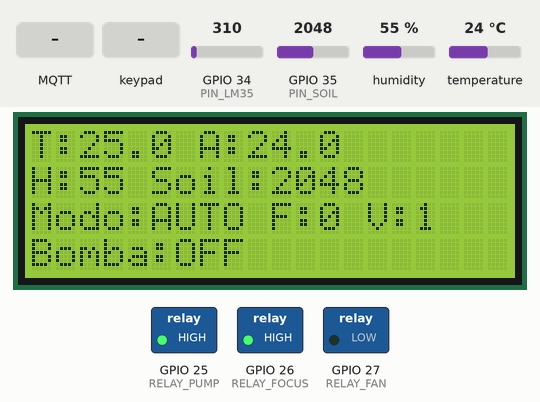
A program run on a simulated ESP32. Shown: 20×4 character LCD, switched loads named in the program (green lamp = pin HIGH). The test bench sets the inputs (shaded band); at power-on: GPIO 34 (PIN_LM35) = 310, GPIO 35 (PIN_SOIL) = 2048, humidity 55 %, temperature 24 °C (analog values on the 0–4095 scale). WiFi joins after 1.5 s; servers stay silent unless stated; random numbers use the default seed unless the program sets one; no MQTT or app messages arrive unless stated; what the program prints to the serial monitor is not drawn.

Above: at 3.9 s.
4.0 s: MQTT message "ON" arrives on the first subscribed topic
At 4.4 s:
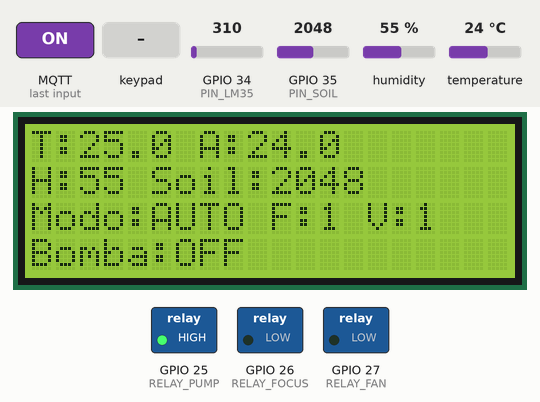
6.3 s: key 'A' pressed
At 7.2 s:
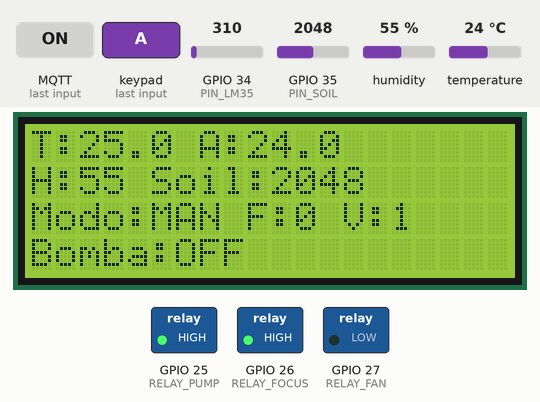
8.3 s: MQTT message "1" arrives on the third subscribed topic
At 9.7 s:
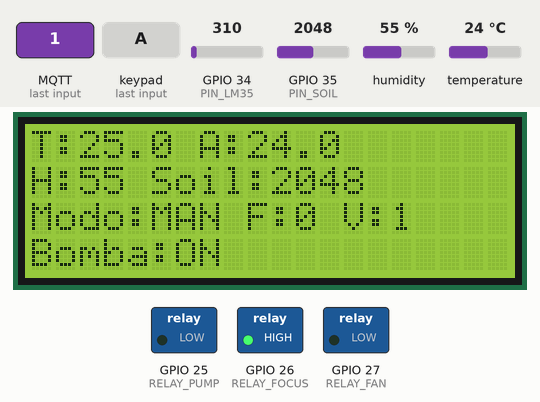
10.0 s: MQTT message "foco" arrives on the second subscribed topic
At 11.1 s:
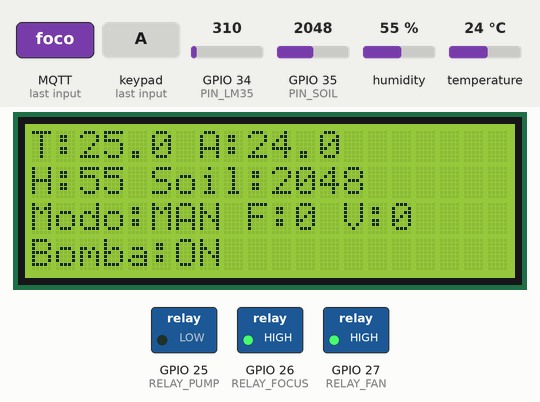
11.7 s: keypad keys 2 3 1 9 1 8 1 3 A pressed 0.4 s apart
At 15.7 s:
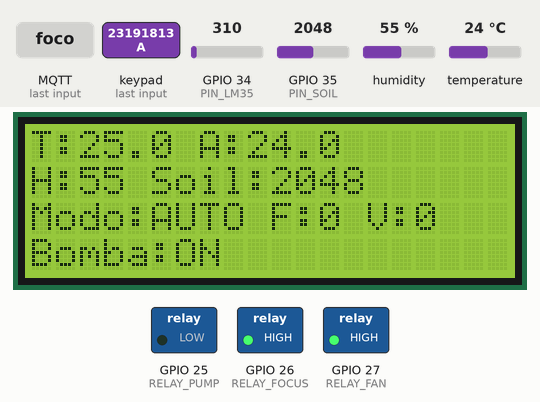
17.4 s: GPIO 34 (PIN_LM35) set to 271
At 20.2 s:
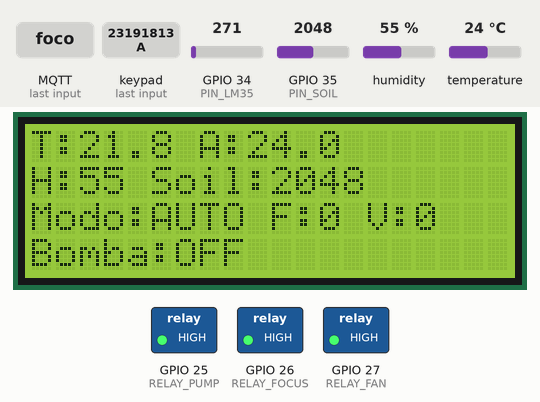
Timing chart, 0 to 21.6 s (numbered marks = the images above; inputs shaded):
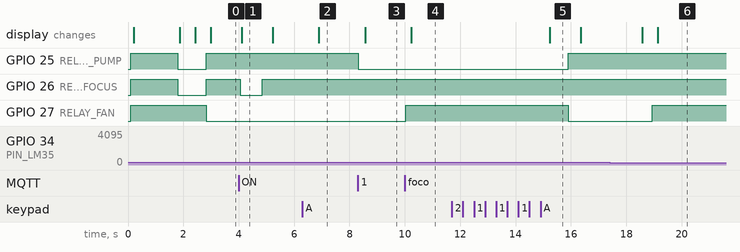

The program:

main.cpp
```cpp
/*
  medidor_invernadero_esp32_adafruitio
  Adaptado para Adafruit IO Cloud
*/

#include <Arduino.h>
#include <WiFi.h>
#include <WiFiClientSecure.h>
#include <PubSubClient.h>
#include <WebServer.h>
#include <WebSocketsServer.h>
#include <DHT.h>
#include <LiquidCrystal_I2C.h>
#include <Keypad.h>
#include <ArduinoJson.h>

// ==================== CONFIGURACIÓN ADAFRUIT IO ====================
// ---- WiFi Credentials ----
const char* WIFI_SSID = "TU_SSID7";
const char* WIFI_PASSWORD = "TU_PASSWORD";

// ---- Adafruit IO Config ----
const char* AIO_SERVER = "io.adafruit.com";      // Servidor de Adafruit IO
const int AIO_PORT = 1883;                       // Puerto MQTT (1883 sin SSL)
// Si quieres SSL, usa puerto 8883 y WiFiClientSecure
const char* AIO_USERNAME = "a22300913";           // Tu username de Adafruit IO
const char* AIO_KEY = "aio_Wzne23dFqt06K9VlBP4UreFSlbf6"; // Tu Active Key

// ---- Adafruit IO Feeds (Topics) ----
// Formato: username/feeds/feed_name
const char* FEED_TEMP_LM35 = "a22300913/feeds/temp-lm35";
const char* FEED_TEMP_AMB = "a22300913/feeds/temp-amb";
const char* FEED_HUM_AMB = "a22300913/feeds/hum-amb";
const char* FEED_SOIL = "a22300913/feeds/soil-moisture";
const char* FEED_FOCO = "a22300913/feeds/foco";
const char* FEED_VENT = "a22300913/feeds/ventilador";
const char* FEED_BOMBA = "a22300913/feeds/bomba";
const char* FEED_MODO = "a22300913/feeds/modo-auto";

// Topics para suscribirse (control)
const char* SUB_FOCO = "a22300913/feeds/foco";
const char* SUB_VENT = "a22300913/feeds/ventilador";
const char* SUB_BOMBA = "a22300913/feeds/bomba";

// ==================== CONFIGURACIÓN DE HARDWARE ====================
// Pines
#define PIN_LM35 34
#define PIN_SOIL 35
#define PIN_DHT  15
#define RELAY_FOCUS  26
#define RELAY_FAN    27
#define RELAY_PUMP   25

// I2C LCD
#define LCD_ADDR 0x27
LiquidCrystal_I2C lcd(LCD_ADDR, 20, 4);

// Keypad
const byte ROWS = 4;
const byte COLS = 4;
byte rowPins[ROWS] = {32, 33, 14, 12};
byte colPins[COLS] = {23, 19, 18, 13};
char keys[ROWS][COLS] = {
  {'*', '7', '4', '1'},    // Fila 1 (pin 32)
  {'0', '8', '5', '2'},    // Fila 2 (pin 33)
  {'#', '9', '6', '3'},    // Fila 3 (pin 14)
  {'D', 'C', 'B', 'A'}     // Fila 4 (pin 12)
};
Keypad keypad = Keypad(makeKeymap(keys), rowPins, colPins, ROWS, COLS);

// DHT
#define DHTTYPE DHT11
DHT dht(PIN_DHT, DHTTYPE);

// ==================== VARIABLES GLOBALES ====================
portMUX_TYPE mux = portMUX_INITIALIZER_UNLOCKED;
volatile float measured_temp = 0.0;
volatile float measured_temp_amb = 0.0;
volatile float measured_hum = 0.0;
volatile int measured_soil = 0;

volatile bool foco_on = false;
volatile bool fan_on = false;
volatile bool pump_on = false;
volatile bool modo_automatico = true;

volatile unsigned long foco_on_ts = 0;
volatile unsigned long fan_on_ts = 0;
volatile unsigned long pump_on_ts = 0;

// Umbrales para control automático
float temp_min = 20.0;
float temp_max = 24.0;
float temp_hysteresis = 0.5;
int soil_threshold_low = 400;
int soil_threshold_high = 2000;

// ==================== OBJETOS NETWORK ====================
WiFiClient wifiClient;  // Para puerto 1883 (sin SSL)
// Para SSL (puerto 8883), usa:
// WiFiClientSecure wifiClient;
PubSubClient mqttClient(wifiClient);
WebServer server(80);
WebSocketsServer webSocket = WebSocketsServer(81);

// ==================== PROTOTIPOS DE FUNCIONES ====================
void sensorsTask(void* pvParameters);
void controlTask(void* pvParameters);
void webTask(void* pvParameters);
void lcdKeypadTask(void* pvParameters);
void cloudTask(void* pvParameters);

float readLM35_C();
int readSoilADC();
void updateActuatorState(String device, bool state);
String getSystemJSON();
void notifyAllClients();
void imprimirEstadoLCD();

// Funciones Adafruit IO
void aioConnect();
void aioCallback(char* topic, byte* payload, unsigned int length);
void publishToAIO();
bool aioPublish(const char* feed, const char* value);
bool aioPublish(const char* feed, float value);
bool aioPublish(const char* feed, int value);
bool aioPublish(const char* feed, bool value);

// ==================== FUNCIONES AUXILIARES ====================
float readLM35_C() {
  int raw = analogRead(PIN_LM35);
  float voltage = raw * 3.3 / 4095.0;
  return voltage * 100.0;  // LM35: 10mV por °C
}

int readSoilADC() {
  return analogRead(PIN_SOIL);  // 0-4095
}

void updateActuatorState(String device, bool state) {
  portENTER_CRITICAL(&mux);
  if (device == "foco") {
    foco_on = state;
    // INVERTIR: HIGH = APAGADO, LOW = ENCENDIDO
    digitalWrite(RELAY_FOCUS, state ? LOW : HIGH);
    if (state) foco_on_ts = millis();
  } else if (device == "vent") {
    fan_on = state;
    // INVERTIR: HIGH = APAGADO, LOW = ENCENDIDO
    digitalWrite(RELAY_FAN, state ? LOW : HIGH);
    if (state) fan_on_ts = millis();
  } else if (device == "bomba") {
    pump_on = state;
    // INVERTIR: HIGH = APAGADO, LOW = ENCENDIDO
    digitalWrite(RELAY_PUMP, state ? LOW : HIGH);
    if (state) pump_on_ts = millis();
  }
  portEXIT_CRITICAL(&mux);
  Serial.printf("Actuador %s -> %s\n", device.c_str(), state ? "ON" : "OFF");

  // Publicar cambio de estado en Adafruit IO
  if (mqttClient.connected()) {
    if (device == "foco") aioPublish(FEED_FOCO, state);
    else if (device == "vent") aioPublish(FEED_VENT, state);
    else if (device == "bomba") aioPublish(FEED_BOMBA, state);
  }
}

String getSystemJSON() {
  portENTER_CRITICAL(&mux);
  float t = measured_temp;
  float ta = measured_temp_amb;
  float h = measured_hum;
  int soil = measured_soil;
  bool f = foco_on;
  bool v = fan_on;
  bool p = pump_on;
  bool m = modo_automatico;
  portEXIT_CRITICAL(&mux);

  StaticJsonDocument<256> doc;
  doc["temp_LM35"] = t;
  doc["temp_amb"] = ta;
  doc["hum_amb"] = h;
  doc["soil_adc"] = soil;
  doc["foco"] = f ? 1 : 0;
  doc["vent"] = v ? 1 : 0;
  doc["bomba"] = p ? 1 : 0;
  doc["modo_auto"] = m ? 1 : 0;

  String out;
  serializeJson(doc, out);
  return out;
}

void notifyAllClients() {
  String payload = getSystemJSON();
  webSocket.broadcastTXT(payload);
}

void imprimirEstadoLCD() {
  // Lee variables directamente sin secciones críticas
  float t = measured_temp;
  float ta = measured_temp_amb;
  float h = measured_hum;
  int soil = measured_soil;
  bool f = foco_on;
  bool v = fan_on;
  bool p = pump_on;
  bool m = modo_automatico;

  char buf[21];
  lcd.clear();
  snprintf(buf, sizeof(buf), "T:%.1f A:%.1f", t, ta);
  lcd.setCursor(0, 0);
  lcd.print(buf);
  snprintf(buf, sizeof(buf), "H:%.0f Soil:%4d", h, soil);
  lcd.setCursor(0, 1);
  lcd.print(buf);
  snprintf(buf, sizeof(buf), "Modo:%s F:%d V:%d", m ? "AUTO" : "MAN", f ? 1 : 0, v ? 1 : 0);
  lcd.setCursor(0, 2);
  lcd.print(buf);
  lcd.setCursor(0, 3);
  lcd.print("Bomba:");
  lcd.print(p ? "ON" : "OFF");
}

// ==================== FUNCIONES ADAFRUIT IO ====================
void aioCallback(char* topic, byte* payload, unsigned int length) {
  // Convertir payload a string
  char message[length + 1];
  memcpy(message, payload, length);
  message[length] = '\0';

  Serial.printf("Adafruit IO [%s]: %s\n", topic, message);

  // Determinar qué feed es
  String topicStr = String(topic);
  String valueStr = String(message);

  // Convertir valor a booleano (Adafruit IO envía "ON"/"OFF" o "1"/"0")
  bool state = (valueStr == "1" || valueStr == "ON" || valueStr == "true");

  // Actualizar actuador correspondiente
  if (topicStr.endsWith("/foco")) {
    updateActuatorState("foco", state);
  } else if (topicStr.endsWith("/ventilador")) {
    updateActuatorState("vent", state);
  } else if (topicStr.endsWith("/bomba")) {
    updateActuatorState("bomba", state);
  }
}

bool aioPublish(const char* feed, const char* value) {
  if (mqttClient.connected()) {
    bool success = mqttClient.publish(feed, value);
    if (success) {
      Serial.printf("Publicado en %s: %s\n", feed, value);
    } else {
      Serial.printf("Error publicando en %s\n", feed);
    }
    return success;
  }
  return false;
}

bool aioPublish(const char* feed, float value) {
  char buffer[10];
  snprintf(buffer, sizeof(buffer), "%.2f", value);
  return aioPublish(feed, buffer);
}

bool aioPublish(const char* feed, int value) {
  char buffer[10];
  snprintf(buffer, sizeof(buffer), "%d", value);
  return aioPublish(feed, buffer);
}

bool aioPublish(const char* feed, bool value) {
  return aioPublish(feed, value ? "1" : "0");
}

void publishToAIO() {
  // Obtener valores actuales
  portENTER_CRITICAL(&mux);
  float t = measured_temp;
  float ta = measured_temp_amb;
  float h = measured_hum;
  int soil = measured_soil;
  bool f = foco_on;
  bool v = fan_on;
  bool p = pump_on;
  bool m = modo_automatico;
  portEXIT_CRITICAL(&mux);

  // Publicar todos los datos
  if (mqttClient.connected()) {
    aioPublish(FEED_TEMP_LM35, t);
    delay(50);
    aioPublish(FEED_TEMP_AMB, ta);
    delay(50);
    aioPublish(FEED_HUM_AMB, h);
    delay(50);
    aioPublish(FEED_SOIL, soil);
    delay(50);
    aioPublish(FEED_FOCO, f);
    delay(50);
    aioPublish(FEED_VENT, v);
    delay(50);
    aioPublish(FEED_BOMBA, p);
    delay(50);
    aioPublish(FEED_MODO, m);

    Serial.println("✅ Datos enviados a Adafruit IO");
  }
}

void aioConnect() {
  Serial.println("=== Conectando a Adafruit IO ===");

  // Configurar servidor MQTT
  mqttClient.setServer(AIO_SERVER, AIO_PORT);
  Serial.printf("Servidor: %s:%d\n", AIO_SERVER, AIO_PORT);
  Serial.printf("Usuario: %s\n", AIO_USERNAME);

  // Crear Client ID único
  String clientId = "ESP32-Invernadero-" + String(random(0xffff), HEX);

  if (mqttClient.connect(clientId.c_str(), AIO_USERNAME, AIO_KEY)) {
    Serial.println("✅ Conectado a Adafruit IO!");

    // Suscribirse a feeds de control
    if (mqttClient.subscribe(SUB_FOCO)) {
      Serial.println("✅ Suscrito a: foco");
    }
    if (mqttClient.subscribe(SUB_VENT)) {
      Serial.println("✅ Suscrito a: ventilador");
    }
    if (mqttClient.subscribe(SUB_BOMBA)) {
      Serial.println("✅ Suscrito a: bomba");
    }

    Serial.println("Listo para enviar/recepcionar datos");
  } else {
    Serial.print("❌ Error de conexión Adafruit IO: ");
    int state = mqttClient.state();
    Serial.println(state);

    // Mostrar error específico
    switch(state) {
      case -4: Serial.println("MQTT_CONNECTION_TIMEOUT"); break;
      case -3: Serial.println("MQTT_CONNECTION_LOST"); break;
      case -2: Serial.println("MQTT_CONNECT_FAILED"); break;
      case -1: Serial.println("MQTT_DISCONNECTED"); break;
      case 1: Serial.println("MQTT_CONNECT_BAD_PROTOCOL"); break;
      case 2: Serial.println("MQTT_CONNECT_BAD_CLIENT_ID"); break;
      case 3: Serial.println("MQTT_CONNECT_UNAVAILABLE"); break;
      case 4: Serial.println("MQTT_CONNECT_BAD_CREDENTIALS"); break;
      case 5: Serial.println("MQTT_CONNECT_UNAUTHORIZED"); break;
    }
  }
}

// ==================== TAREAS FreeRTOS MODIFICADAS ====================
void sensorsTask(void* pvParameters) {
  (void)pvParameters;
  while (1) {
    float t = readLM35_C();
    float h = dht.readHumidity();
    float ta = dht.readTemperature();
    int soil = readSoilADC();

    portENTER_CRITICAL(&mux);
    measured_temp = t;
    if (!isnan(h)) measured_hum = h;
    if (!isnan(ta)) measured_temp_amb = ta;
    measured_soil = soil;
    portEXIT_CRITICAL(&mux);

    vTaskDelay(pdMS_TO_TICKS(2000));
  }
}

void controlTask(void* pvParameters) {
  (void)pvParameters;
  while (1) {
    portENTER_CRITICAL(&mux);
    float temp = measured_temp;
    int soil = measured_soil;
    portEXIT_CRITICAL(&mux);

    if (modo_automatico) {
      if (temp < (temp_min - temp_hysteresis)) {
        updateActuatorState("foco", true);
        updateActuatorState("vent", false);
      } else if (temp > (temp_max + temp_hysteresis)) {
        updateActuatorState("vent", true);
        updateActuatorState("foco", false);
      } else {
        updateActuatorState("vent", false);
        updateActuatorState("foco", false);
      }

      if (soil <= soil_threshold_low) updateActuatorState("bomba", true);
      else if (soil >= soil_threshold_high) updateActuatorState("bomba", false);
    }

    unsigned long now = millis();
    if (foco_on && (now - foco_on_ts > 5UL * 60UL * 1000UL)) updateActuatorState("foco", false);
    if (fan_on && (now - fan_on_ts > 5UL * 60UL * 1000UL)) updateActuatorState("vent", false);
    if (pump_on && (now - pump_on_ts > 10UL * 60UL * 1000UL)) updateActuatorState("bomba", false);

    vTaskDelay(pdMS_TO_TICKS(1000));
  }
}

void webTask(void* pvParameters) {
  (void)pvParameters;
  unsigned long lastBroadcast = 0;
  const unsigned long interval = 1000;
  while (1) {
    server.handleClient();
    webSocket.loop();
    unsigned long now = millis();
    if (now - lastBroadcast >= interval) {
      notifyAllClients();
      lastBroadcast = now;
    }
    vTaskDelay(pdMS_TO_TICKS(20));
  }
}

void lcdKeypadTask(void* pvParameters) {
  (void)pvParameters;
  unsigned long lastUpdate = 0;
  bool lcdInitialized = false;

  // Intentar inicializar LCD varias veces
  for (int i = 0; i < 3 && !lcdInitialized; i++) {
    Wire.beginTransmission(LCD_ADDR);
    if (Wire.endTransmission() == 0) {
      lcdInitialized = true;
      Serial.println("LCD inicializado correctamente");
    } else {
      Serial.println("Error inicializando LCD, reintentando...");
      vTaskDelay(pdMS_TO_TICKS(1000));
    }
  }

  if (!lcdInitialized) {
    Serial.println("LCD no responde, continuando sin LCD");
  }

  while (1) {
    char key = keypad.getKey();
    if (key) {
      if (key == 'A') {
        modo_automatico = !modo_automatico;
        Serial.printf("Modo %s\n", modo_automatico ? "AUTO" : "MAN");
        if (mqttClient.connected()) {
          aioPublish(FEED_MODO, modo_automatico);
        }
      } else if (key == 'B' && !modo_automatico) {
        updateActuatorState("foco", !foco_on);
      } else if (key == 'C' && !modo_automatico) {
        updateActuatorState("vent", !fan_on);
      } else if (key == 'D' && !modo_automatico) {
        updateActuatorState("bomba", !pump_on);
      }
    }

    if (lcdInitialized && millis() - lastUpdate >= 500) {
      imprimirEstadoLCD();
      lastUpdate = millis();
    }

    vTaskDelay(pdMS_TO_TICKS(100));
  }
}

void cloudTask(void* pvParameters) {
  (void)pvParameters;
  unsigned long lastConnectAttempt = 0;
  unsigned long lastPublishTime = 0;
  unsigned long reconnectDelay = 5000;
  const unsigned long PUBLISH_INTERVAL = 60000; // 60 segundos (respetar límites de Adafruit IO)

  while (1) {
    // Manejar conexión MQTT
    if (!mqttClient.connected()) {
      unsigned long now = millis();
      if (now - lastConnectAttempt >= reconnectDelay) {
        Serial.println("Desconectado de Adafruit IO, reconectando...");
        aioConnect();
        lastConnectAttempt = now;
        reconnectDelay = min(60000UL, reconnectDelay * 2UL);
      }
    } else {
      reconnectDelay = 5000;

      // Publicar datos periódicamente
      unsigned long now = millis();
      if (now - lastPublishTime >= PUBLISH_INTERVAL) {
        publishToAIO();
        lastPublishTime = now;
      }
    }

    // Mantener conexión MQTT activa
    mqttClient.loop();
    vTaskDelay(pdMS_TO_TICKS(100));
  }
}

// ==================== SETUP MODIFICADO ====================
void setup() {
  Serial.begin(115200);
  delay(100);

  // Inicializar pines de relé
  pinMode(RELAY_FOCUS, OUTPUT);
  pinMode(RELAY_FAN, OUTPUT);
  pinMode(RELAY_PUMP, OUTPUT);
   digitalWrite(RELAY_FOCUS, HIGH);
  digitalWrite(RELAY_FAN, HIGH);
  digitalWrite(RELAY_PUMP, HIGH);

  // Inicializar LCD y DHT
  lcd.init();
  lcd.backlight();
  lcd.clear();
  lcd.setCursor(0, 0);
  lcd.print("Adafruit IO ESP32");
  lcd.setCursor(0, 1);
  lcd.print("Invernadero IoT");
  dht.begin();

  // Configurar ADC
  analogReadResolution(12);
  analogSetPinAttenuation(PIN_LM35, ADC_11db);
  analogSetPinAttenuation(PIN_SOIL, ADC_11db);

  // Conectar WiFi
  Serial.println("====================================");
  Serial.println("   INVERNADERO ESP32 - Adafruit IO  ");
  Serial.println("====================================");

  Serial.printf("Conectando a WiFi: %s\n", WIFI_SSID);
  WiFi.mode(WIFI_STA);
  WiFi.begin(WIFI_SSID, WIFI_PASSWORD);

  unsigned long start = millis();
  while (WiFi.status() != WL_CONNECTED && millis() - start < 15000) {
    Serial.print(".");
    delay(500);
  }

  if (WiFi.status() == WL_CONNECTED) {
    Serial.println();
    Serial.println("✅ WiFi conectado!");
    Serial.print("IP: ");
    Serial.println(WiFi.localIP());
  } else {
    Serial.println();
    Serial.println("❌ Error de conexión WiFi");
    lcd.clear(); //Comentar o descomentar esta linea
    lcd.setCursor(0, 0);
    lcd.print("WiFi fallo!");
  }

  // Configurar endpoints REST
  server.on("/", []() {
    String html = "<!DOCTYPE html><html><head><meta charset='UTF-8'>";
    html += "<meta name='viewport' content='width=device-width, initial-scale=1'>";
    html += "<title>Invernadero ESP32</title>";
    html += "<style>body{font-family:Arial,sans-serif;margin:20px;}</style>";
    html += "</head><body>";
    html += "<h1>🌱 Sistema de Invernadero ESP32</h1>";
    html += "<p>Conectado a Adafruit IO</p>";
    html += "<p><a href='/api/data'>Ver datos JSON</a></p>";
    html += "</body></html>";
    server.send(200, "text/html", html);
  });

  server.on("/api/data", HTTP_GET, []() {
    server.send(200, "application/json", getSystemJSON());
  });

  server.onNotFound([]() {
    server.send(404, "text/plain", "Not found");
  });

  server.begin();

  // Inicializar WebSocket
  webSocket.begin();
  webSocket.onEvent([](uint8_t num, WStype_t type, uint8_t * payload, size_t length) {
    if (type == WStype_TEXT) {
      String message = String((char*)payload);
      StaticJsonDocument<256> doc;
      deserializeJson(doc, message);

      String action = doc["action"];

      if (action == "control") {
        String device = doc["device"];
        bool state = doc["state"];
        updateActuatorState(device, state);
      } else if (action == "config") {
        temp_min = doc["temp_min"];
        temp_max = doc["temp_max"];
        soil_threshold_low = doc["soil_low"];
        soil_threshold_high = doc["soil_high"];
      } else if (action == "setMode") {
        modo_automatico = doc["mode"];
      }

      // Enviar datos actualizados a todos los clientes
      notifyAllClients();
    }
  });

  // Configurar MQTT para Adafruit IO
  mqttClient.setCallback(aioCallback);
  mqttClient.setBufferSize(512);

  // Conectar a Adafruit IO
  aioConnect();

  // Crear tareas FreeRTOS
  xTaskCreatePinnedToCore(sensorsTask, "Sensors", 4096, NULL, 2, NULL, 1);
  xTaskCreatePinnedToCore(controlTask, "Control", 4096, NULL, 2, NULL, 1);
  xTaskCreatePinnedToCore(webTask, "Web", 8192, NULL, 1, NULL, 1);
  xTaskCreatePinnedToCore(lcdKeypadTask, "LCDKey", 4096, NULL, 1, NULL, 1);
  xTaskCreatePinnedToCore(cloudTask, "Cloud", 4096, NULL, 1, NULL, 1);

  lcd.print("Sistema listo");
  lcd.setCursor(0, 1);
  lcd.print("Adafruit IO OK");
  delay(1000);
}

// ==================== LOOP ====================
void loop() {
  vTaskDelay(pdMS_TO_TICKS(1000));
}
```

Measured:
- the behaviour switches between 305 and 304 on GPIO 34 (PIN_LM35) (found by bisection; images 5 and 6)
- after the input at 4.0 s, GPIO 26 (RELAY_FOCUS): HIGH → LOW after 0.05 s, → HIGH 0.80 s later
- after the input at 6.3 s, the display: changes after 0.60 s (image 2)
- after the input at 8.3 s, GPIO 25 (RELAY_PUMP): HIGH → LOW at once; the display: changes after 0.27 s (image 3)
- after the input at 10.0 s, GPIO 27 (RELAY_FAN): LOW → HIGH at once; the display: changes after 0.23 s (image 4)
- after the input at 11.7 s, GPIO 25 (RELAY_PUMP): LOW → HIGH after 4.2 s; GPIO 27 (RELAY_FAN): HIGH → LOW after 4.2 s; the display: changes after 3.5 s (image 5)
- after the input at 17.4 s, GPIO 27 (RELAY_FAN): LOW → HIGH after 1.5 s; the display: first changes after 1.2 s (image 6 shows a later state)
